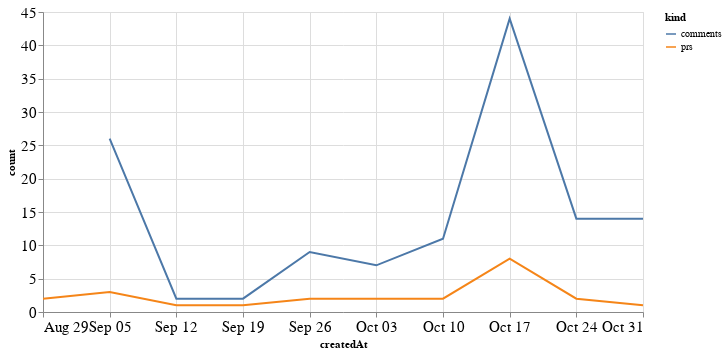

This figure's notebook cell:
### Code cell
alt.Chart(total_time, width=600).mark_line().encode(
    x='createdAt',
    y='count',
    color='kind'
)

### Figure 1 — Vega-Lite specification as saved in the notebook (floating-point values rounded to 4 significant figures)
{"config": {"axisLeft": {"labelFontSize": 15}, "axisBottom": {"labelFontSize": 15}}, "data": {"name": "data-a9f5bfd5af83fdec1bbaf8d8cff30a7b"}, "mark": "line", "encoding": {"color": {"type": "nominal", "field": "kind"}, "x": {"type": "temporal", "field": "createdAt"}, "y": {"type": "quantitative", "field": "count"}}, "width": 600, "$schema": "https://vega.github.io/schema/vega-lite/v4.8.1.json", "datasets": {"data-a9f5bfd5af83fdec1bbaf8d8cff30a7b": [{"createdAt": "2021-08-29T00:00:00", "kind": "prs", "count": 2.0}, {"createdAt": "2021-09-05T00:00:00", "kind": "prs", "count": 3.0}, {"createdAt": "2021-09-12T00:00:00", "kind": "prs", "count": 1.0}, {"createdAt": "2021-09-19T00:00:00", "kind": "prs", "count": 1.0}, {"createdAt": "2021-09-26T00:00:00", "kind": "prs", "count": 2.0}, {"createdAt": "2021-10-03T00:00:00", "kind": "prs", "count": 2.0}, {"createdAt": "2021-10-10T00:00:00", "kind": "prs", "count": 2.0}, {"createdAt": "2021-10-17T00:00:00", "kind": "prs", "count": 8.0}, {"createdAt": "2021-10-24T00:00:00", "kind": "prs", "count": 2.0}, {"createdAt": "2021-10-31T00:00:00", "kind": "prs", "count": 1.0}, {"createdAt": "2021-08-29T00:00:00", "kind": "comments", "count": null}, {"createdAt": "2021-09-05T00:00:00", "kind": "comments", "count": 26.0}, {"createdAt": "2021-09-12T00:00:00", "kind": "comments", "count": 2.0}, {"createdAt": "2021-09-19T00:00:00", "kind": "comments", "count": 2.0}, {"createdAt": "2021-09-26T00:00:00", "kind": "comments", "count": 9.0}, {"createdAt": "2021-10-03T00:00:00", "kind": "comments", "count": 7.0}, {"createdAt": "2021-10-10T00:00:00", "kind": "comments", "count": 11.0}, {"createdAt": "2021-10-17T00:00:00", "kind": "comments", "count": 44.0}, {"createdAt": "2021-10-24T00:00:00", "kind": "comments", "count": 14.0}, {"createdAt": "2021-10-31T00:00:00", "kind": "comments", "count": 14.0}]}}
